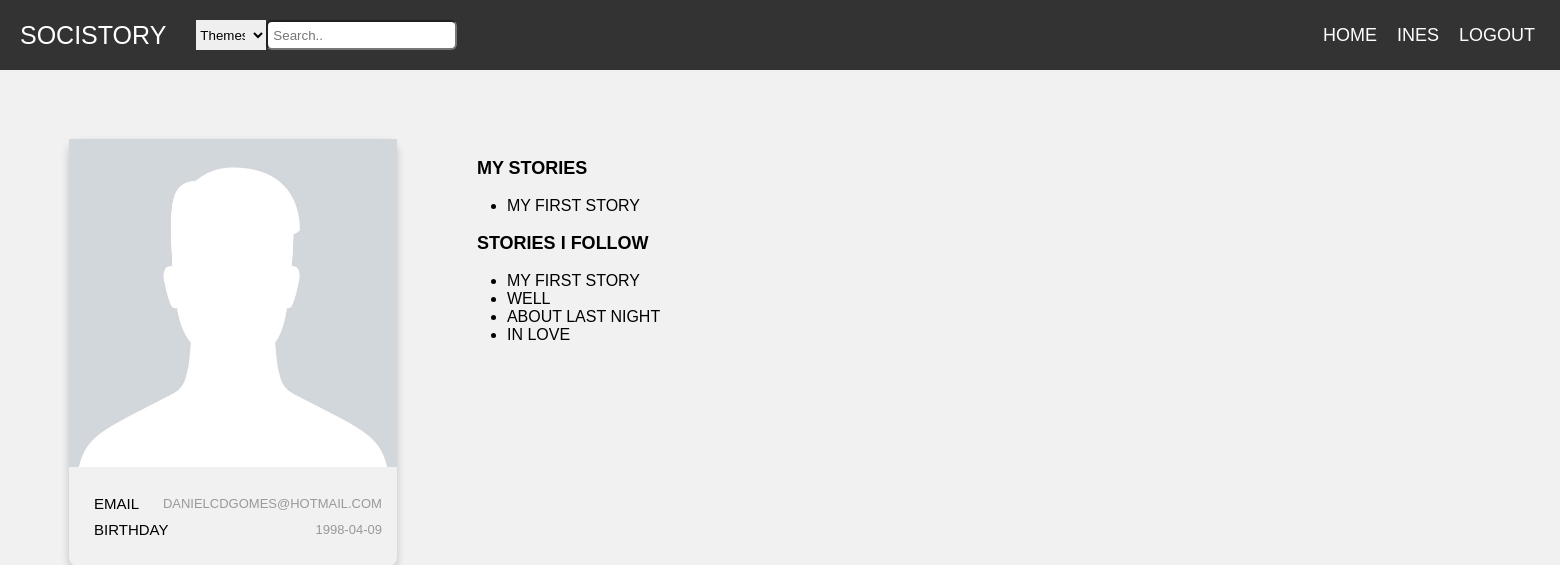
The app's page /pages/profilePage.php?username=Daniel (signed in) with its own data.
### tables this page shows
CREATE TABLE users(
  username VARCHAR PRIMARY KEY,
  email VARCHAR UNIQUE,
  password VARCHAR(254) NOT NULL,
  salt VARCHAR(32) NOT NULL,
  birthday DATE,
  img VARCHAR
);

CREATE TABLE stories(
  entity_id INTEGER PRIMARY KEY REFERENCES entities,
  username VARCHAR NOT NULL REFERENCES users,
  title TEXT NOT NULL, 
  body TEXT NOT NULL,
  hour DATETIME NOT NULL,
  UNIQUE(username, title, body)
);

### database/db_comments.php (called while the page is built, shortened)
<?php
    function getUsernameInfo($username){
    $db = Database::instance()->db();
    $stmt = $db->prepare('SELECT *, rowid FROM users where username = ?');
    $stmt->execute(array($username));
    return $stmt->fetch();
    }
  function myComments($username) {
    $db = Database::instance()->db();
    $stmt = $db->prepare("SELECT  DISTINCT stories.* from stories LEFT JOIN likes on likes.entity_id = stories.entity_id, comments where comments.username = ?");
    $stmt->execute(array($username));
    return $stmt->fetchAll();
  }
  function myStories($username) {
    $db = Database::instance()->db();
    $stmt = $db->prepare('SELECT title FROM stories WHERE username = ?');
    $stmt->execute(array($username));
    return $stmt->fetchAll();
  }
?>

### pages/profilePage.php (the view, shortened to what this page needs)
<?php
include_once('../templates/common.php');
include_once('../database/db_comments.php');
$profileInfo = getUsernameInfo($_GET['username']);
$mystories = myStories($_GET['username']);
$myCommentStories =  myComments($_GET['username']);
    ?>
 <link rel="stylesheet" href="../css/profilePage.css">
<div class="container">
    <div class="card">
            <img src="<?=$profileInfo['img']?>" alt="MyImg" style="width:100%">
        <div style="margin: 24px 0;">
            <ul class="single-category">
                <li class="row">
                    <h6 class="email">Email</h6>
                    <span> <?=$profileInfo['email']?></span> </li>
                <li class="row">
                    <h6 class="birthday">Birthday</h6>
                    <span> <?=$profileInfo['birthday'] ? $profileInfo['birthday'] :'No day inserted'?></span> </li>
            </ul>
            </div>
    </div>
    <section id="stories">
        <div class="container-story">
            <p class="profileinfo" id = myStories>
               <label for="myStories"> My Stories </label>
                <ul>
                    <?php
                    foreach($mystories as $story){
                        ?>
                        <li><?=$story['title']?> </li>
                    <?php }
                    unset($story) ?>
                </ul>
                    </p>
                    <p class="profileinfo" id ="myCommentedStories">
                    <label for="myCommentedStories"> Stories i follow </label>
                    <ul>
                    <?php
                    foreach($myCommentStories as $story){
                        ?>
                        <li><?=$story['title']?> </li>
                    <?php }
                    unset($story) ?>
                </ul>
                    </p>
                    </div>
                    </div>

### css/common.css (style rules this page uses)
* { box-sizing: border-box; }
body { margin: 0; font-family: Poppins, sans-serif; }

### css/mainPage.css (style rules this page uses)
body { font-family: Poppins-Regular, sans-serif; }
.row { display: -ms-flexbox; display: flex; -ms-flex-wrap: wrap; flex-wrap: wrap; }
body { margin: 0; padding: 0; font-family: Raleway; text-transform: uppercase; font-size: 11px; }

### css/profilePage.css (style rules this page uses)
html, body, .sidebar, .content-posts { height: 100%; }
body { font-size: 16px; font-family: Poppins, sans-serif; font-weight: normal; background-color: #f1f1f1; }
.container { width: 110%; padding-right:15px; padding-left:15px; }
p { margin-top: 0; display: block; margin-block-start: 1em; margin-block-end: 1em; margin-inline-start: 0px; margin-inline-end: 0px; }
.container { width: 100%; padding-right: 15px; padding-left: 15px; margin-right: auto; margin-left: auto; display: flex; margin-right: -15px; margin-left: -15px; }
section#stories { padding: 70; }
p#myStories { font-size: large; font-weight: 900; }
p#myCommentedStories { font-size: large; }
label { margin-bottom: 10px; margin-left: 10px; }
@media (min-width: 768px) { .container { max-width: 720px; } }
.card { box-shadow: 0 4px 8px 0 rgba(0, 0, 0, 0.2); margin: auto; text-align: center; font-family: arial; margin-top: 10%; margin-left: 10%; border-radius: 10px; width:60%; }
.row { display: -ms-flexbox; display: flex; justify-content: space-between; -ms-flex-wrap: wrap; flex-wrap: wrap; position: relative; right: 15; }
.card h6 { font-size: 15px; margin: 0px; padding-right: 0px; font-weight: normal; line-height: 26px; }
span { font-size: 13px; font-weight: normal; display: block; color: #999999; margin-top: 5px; }
ul.single-category { display: flex; flex-direction: column; }
.container-story { width: 1000%; }
.profileinfo label { font-weight: 900; }

### records on screen
users: img (picture), email "DANIELCDGOMES@HOTMAIL.COM", birthday "1998-04-09"
stories: title "MY FIRST STORY"
stories: title "WELL"
stories: title "ABOUT LAST NIGHT"
stories: title "IN LOVE"

### other values on screen
$username "INES"
